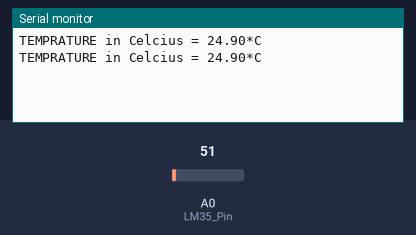
Bench run of a sketch on a simulated Arduino Uno, built with avr-gcc and run on an emulated ATmega328P. On the bench: the last lines printed to the serial monitor. The inputs (shaded band) are chosen by the test bench; at power-on: A0 (LM35_Pin) = 51.

Above: at 1.8 s.
1.9 s: A0 (LM35_Pin) set to 61
At 2.8 s:
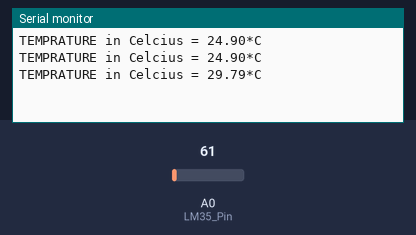
3.4 s: A0 (LM35_Pin) set to 71
At 4.5 s:
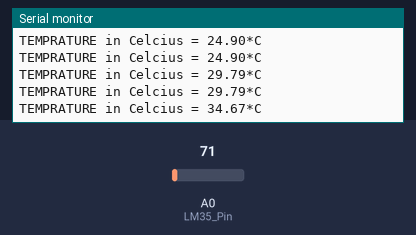
Timing chart, 0 to 6.4 s (numbered marks = the images above; inputs shaded):
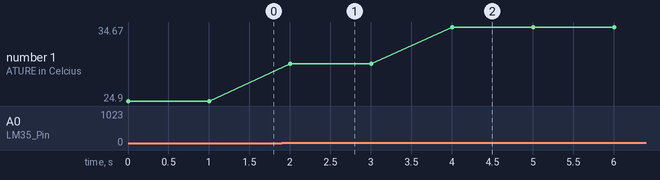

The sketch:

lm35d-_2.ino
```cpp
float LM35_val;
int LM35_Pin = 0;

void setup()
{
  Serial.begin(9600);
}
void loop()
{
  LM35_val = analogRead(LM35_Pin);

  float mv = ( LM35_val / 1024.0) * 5000;
  float cel = mv / 10;

  Serial.print("TEMPRATURE in Celcius = ");
  Serial.print(cel);
  Serial.print("*C");
  Serial.println();

  delay(1000);
}
```

Measured:
- after the input at 1.9 s, the serial monitor: prints a new line after 0.10 s (image 1)
- after the input at 3.4 s, the serial monitor: prints a new line after 0.60 s (image 2)
- plotted number 1: 24.9 → 29.79 after the input at 1.9 s, 29.79 → 34.67 after the input at 3.4 s
